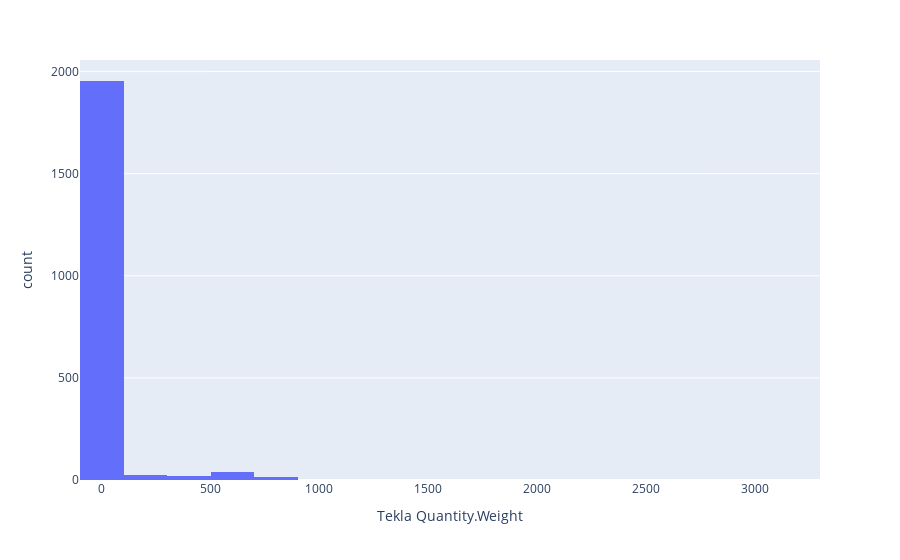

The notebook cell this image was saved under:
### Code cell
fig = px.histogram(df, x="Tekla Quantity.Weight", nbins=30)
fig.show()

### Figure 1 — Plotly figure (JSON) as saved in the notebook; plotly's stock layout.template omitted (floating-point values rounded to 4 significant figures; data arrays with more than 128 entries replaced by an {"elided": "..."} marker saying what was removed)
{"data": [{"alignmentgroup": "True", "bingroup": "x", "hovertemplate": "Tekla Quantity.Weight=%{x}<br>count=%{y}<extra></extra>", "legendgroup": "", "marker": {"color": "#636efa", "pattern": {"shape": ""}}, "name": "", "nbinsx": 30, "offsetgroup": "", "orientation": "v", "showlegend": false, "type": "histogram", "x": {"elided": "2770 float values"}, "xaxis": "x", "yaxis": "y"}], "layout": {"autosize": true, "barmode": "relative", "legend": {"tracegroupgap": 0}, "margin": {"t": 60}, "xaxis": {"anchor": "y", "autorange": true, "domain": [0, 1], "range": [-100, 3300], "title": {"text": "Tekla Quantity.Weight"}, "type": "linear"}, "yaxis": {"anchor": "x", "autorange": true, "domain": [0, 1], "range": [0, 2057.0], "title": {"text": "count"}}}}
